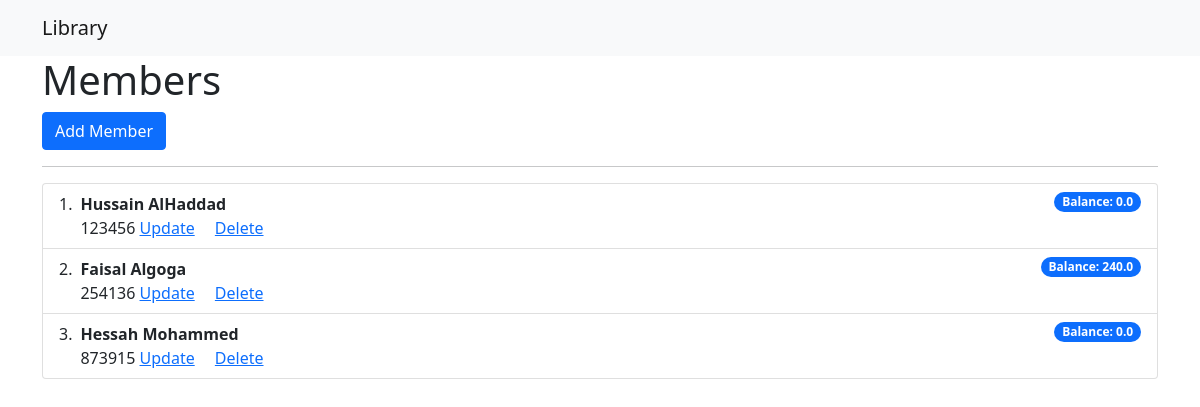
The page /members/ on the database its author committed.
### members/models.py (models this page shows, shortened)
class Member(models.Model):
    name = models.CharField(max_length=255)
    idCard = models.CharField(max_length=6)
    balance = models.FloatField()

### members/views.py (the view)
# urls.py: path('', views.viewMembers),
def viewMembers(request):
    members = Member.objects.all()
    return render(request, 'viewMembers.html', {'members': members})

### members/templates/viewMembers.html
{% extends 'base.html' %}
{% block content%}
<h1>Members</h1>
<button class="btn btn-primary" type="button">Add Member</button>
<hr>
<ol class="list-group list-group-numbered">
    {% for member in members %}
    <li class="list-group-item d-flex justify-content-between align-items-start">
        <div class="ms-2 me-auto">
            <div class="fw-bold">{{member.name}}</div>
            {{member.idCard}} <a href="updatemember/{{member.id}}" class="card-link">Update</a>
            <a href="deletemember/{{member.id}}" class="card-link">Delete</a>
        </div>
        <span class="badge bg-primary rounded-pill">Balance: {{member.balance}}</span>
    </li>
    {% endfor %}
</ol>
{% endblock %}

### rows shown on the page
Member: name "Hussain AlHaddad", idCard "123456", balance "0.0"
Member: name "Faisal Algoga", idCard "254136", balance "240.0"
Member: name "Hessah Mohammed", idCard "873915", balance "0.0"
